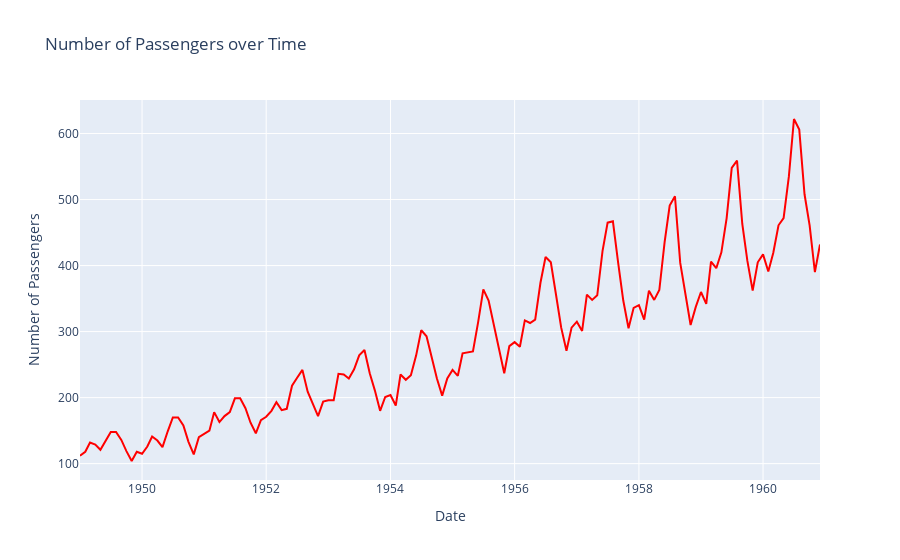

Notebook code cell kept with this figure:
### Code cell
# make same plot using plotly
import plotly.express as px
fig = px.line(df, x='Date', y='Number of Passengers', title='Number of Passengers over Time')
# change the x-axis limits
# fig.update_xaxes(rangeslider_visible=True)
fig.update_traces(line_color='red')
fig.show()

### Figure 1 — Plotly figure (JSON) as saved in the notebook; plotly's stock layout.template omitted (floating-point values rounded to 4 significant figures; data arrays with more than 128 entries replaced by an {"elided": "..."} marker saying what was removed)
{"data": [{"hovertemplate": "Date=%{x}<br>Number of Passengers=%{y}<extra></extra>", "legendgroup": "", "line": {"color": "red", "dash": "solid"}, "marker": {"symbol": "circle"}, "mode": "lines", "name": "", "orientation": "v", "showlegend": false, "type": "scatter", "x": {"elided": "144 str values"}, "xaxis": "x", "y": {"elided": "144 int values"}, "yaxis": "y"}], "layout": {"legend": {"tracegroupgap": 0}, "title": {"text": "Number of Passengers over Time"}, "xaxis": {"anchor": "y", "domain": [0, 1], "title": {"text": "Date"}}, "yaxis": {"anchor": "x", "domain": [0, 1], "title": {"text": "Number of Passengers"}}}}
